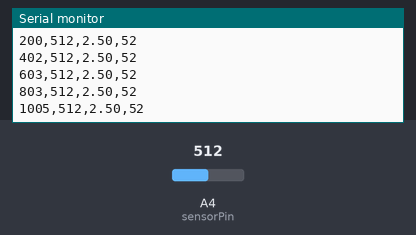
A sketch run on a simulated Arduino Uno, built with avr-gcc and run on an emulated ATmega328P. Parts: the last lines printed to the serial monitor. Inputs (shaded band) come from the test bench; at power-on: A4 (sensorPin) = 512.

Above: at 1.2 s.
1.3 s: A4 (sensorPin) set to 716
At 1.36 s:
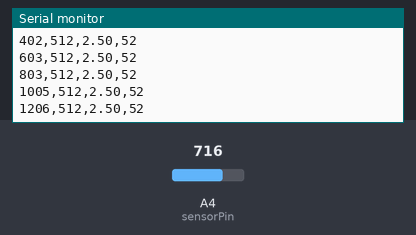
2.8 s: A4 (sensorPin) set to 900
At 2.97 s:
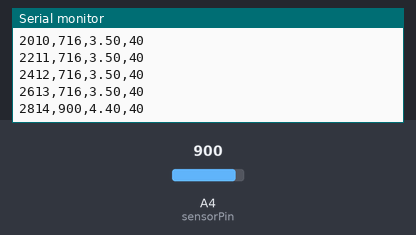
Timing chart, 0 to 5.8 s (numbered marks = the images above; inputs shaded):
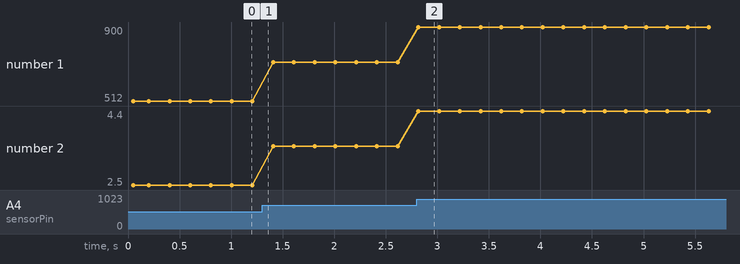

The sketch:

IRDataCol.ino
```cpp
const int sensorPin = A4;
const unsigned long RECORD_DURATION = 500000UL; // 500 seconds in milliseconds

unsigned long startTime;
bool recording = true;

void setup() {
  Serial.begin(9600);

  // Print CSV Header to identify the columns
  Serial.println("Timestamp(ms),Raw_ADC,Voltage(V),Distance(mm)");

  startTime = millis();
}

void loop() {

  if (!recording) {
    return; // Stop doing anything once recording has ended
  }

  unsigned long timeStamp = millis();

  // Check if 500 seconds have elapsed
  if (timeStamp - startTime >= RECORD_DURATION) {
    recording = false;
    Serial.println("Recording stopped: 500 seconds elapsed.");
    return;
  }

  int raw = analogRead(sensorPin);
  float voltage = raw * (5.0 / 1023.0);

  if (voltage < 0.1) voltage = 0.1;

  float distanceCM = 13 * pow(voltage, -1);

  float distanceMM = distanceCM * 10.0;
  distanceMM = constrain(distanceMM, 40, 300);

  // 6. Print CSV Row (Data separated by commas)
  Serial.print(timeStamp);
  Serial.print(",");
  Serial.print(raw);
  Serial.print(",");
  Serial.print(voltage, 2); // 2 decimal places
  Serial.print(",");
  Serial.println(distanceMM, 0); // 0 decimal places, ends line

  delay(200);
}
```

Measured:
- after the input at 2.8 s, the serial monitor: prints a new line at once (image 2)
- plotted number 1: 512 → 716 after the input at 1.3 s, 716 → 900 after the input at 2.8 s
- plotted number 2: 2.5 → 3.5 after the input at 1.3 s, 3.5 → 4.4 after the input at 2.8 s
